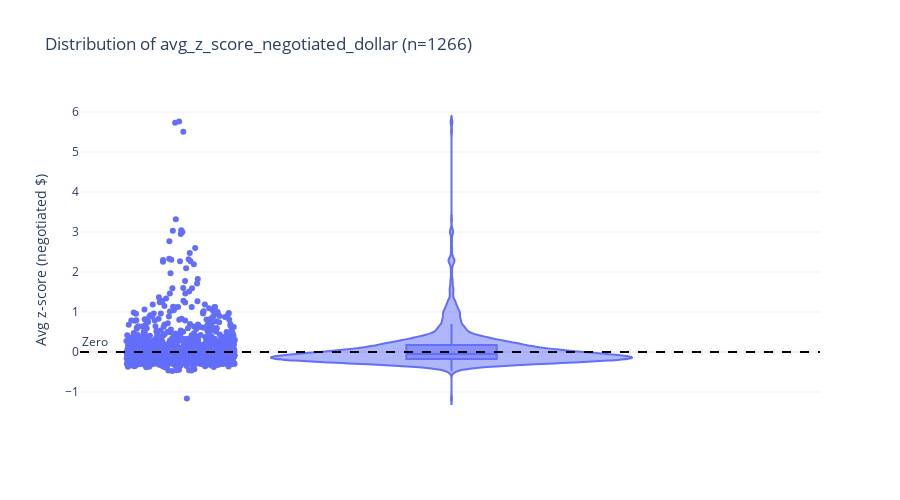

Notebook source saved alongside this figure:
### Code cell
df = q.to_pandas()
df['z_sign'] = df['avg_z_score_negotiated_dollar'].apply(lambda v: 'Positive' if v > 0 else ('Zero' if v == 0 else 'Negative'))

fig = px.violin(
    df,
    #x='z_sign',
    y='avg_z_score_negotiated_dollar',
    # color='z_sign',
    box=True,
    points='all',
    hover_data=['hospital_id', 'avg_z_score_negotiated_dollar'],
    labels={
        'z_sign': 'Z score sign',
        'avg_z_score_negotiated_dollar': 'Avg z-score (negotiated $)'
    },
    title=f'Distribution of avg_z_score_negotiated_dollar (n={len(df)})',
    template='plotly_white'
)

fig.add_hline(y=0, line_dash='dash', line_color='black', annotation_text='Zero', annotation_position='top left')
fig.update_layout(width=900, height=500, showlegend=False)
fig.show()

### Figure 1 — Plotly figure (JSON) as saved in the notebook; plotly's stock layout.template omitted (floating-point values rounded to 4 significant figures; data arrays with more than 128 entries replaced by an {"elided": "..."} marker saying what was removed)
{"data": [{"alignmentgroup": "True", "box": {"visible": true}, "customdata": {"elided": "1266x1 str values"}, "hovertemplate": "Avg z-score (negotiated $)=%{y}<br>hospital_id=%{customdata[0]}<extra></extra>", "legendgroup": "", "marker": {"color": "#636efa"}, "name": "", "offsetgroup": "", "orientation": "v", "points": "all", "scalegroup": "True", "showlegend": false, "type": "violin", "x0": " ", "xaxis": "x", "y": {"elided": "1266 float values"}, "y0": " ", "yaxis": "y"}], "layout": {"annotations": [{"showarrow": false, "text": "Zero", "x": 0, "xanchor": "left", "xref": "x domain", "y": 0, "yanchor": "bottom", "yref": "y"}], "height": 500, "legend": {"tracegroupgap": 0}, "shapes": [{"line": {"color": "black", "dash": "dash"}, "type": "line", "x0": 0, "x1": 1, "xref": "x domain", "y0": 0, "y1": 0, "yref": "y"}], "showlegend": false, "title": {"text": "Distribution of avg_z_score_negotiated_dollar (n=1266)"}, "violinmode": "group", "width": 900, "xaxis": {"anchor": "y", "domain": [0, 1]}, "yaxis": {"anchor": "x", "domain": [0, 1], "title": {"text": "Avg z-score (negotiated $)"}}}}
